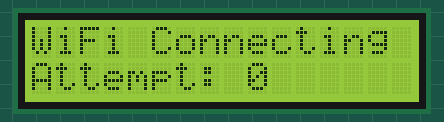
This sketch was run on a simulated ESP32. On the bench: 16×2 character LCD. WiFi joins after 1.5 s; servers stay silent unless stated; what the sketch prints to the serial monitor is not drawn.

Above: at 2.1 s.
At 3.2 s:
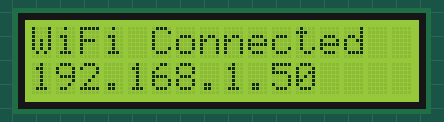
At 6.2 s:
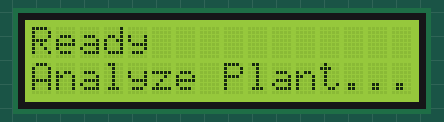

The sketch:

eco_pulse.ino
```cpp
#include <WiFi.h>
#include <DHT.h>
#include <Wire.h>
#include <LiquidCrystal_I2C.h>
#include <WebServer.h>

// Sensor Pins
#define DHTPIN 4
#define DHTTYPE DHT22
#define SOIL_PIN A0
#define LIGHT_PIN 5

// WiFi Credentials
const char* ssid = "Shahul Hameed-2.4G";
const char* password = "0567992340";

DHT dht(DHTPIN, DHTTYPE);
// Common I2C addresses are 0x27 or 0x3F. Trying 0x27 first.
LiquidCrystal_I2C lcd(0x27, 16, 2);
WebServer server(80);

String line1 = "Ready", line2 = "Analyze Plant...";
unsigned long lastScroll = 0;
int scrollPos = 0;

void scrollDisplay(String l1, String l2) {
  lcd.setCursor(0, 0);
  if (l1.length() <= 16) {
    String p1 = l1 + "                ";
    lcd.print(p1.substring(0, 16));
  } else {
    String out1 = l1 + "   ";
    int p = scrollPos % out1.length();
    String disp = out1.substring(p) + out1.substring(0, p);
    while(disp.length() < 16) disp += " ";
    lcd.print(disp.substring(0, 16));
  }

  lcd.setCursor(0, 1);
  if (l2.length() <= 16) {
    String p2 = l2 + "                ";
    lcd.print(p2.substring(0, 16));
  } else {
    String out2 = l2 + "   ";
    int p = scrollPos % out2.length();
    String disp = out2.substring(p) + out2.substring(0, p);
    while(disp.length() < 16) disp += " ";
    lcd.print(disp.substring(0, 16));
  }
}

void setup() {
  Serial.begin(115200);
  delay(1000);
  Serial.println("EcoPulse Starting...");

  lcd.init();
  lcd.backlight();
  lcd.clear();
  lcd.setCursor(0, 0);
  lcd.print("WiFi Connecting");
  Serial.println("LCD OK.");

  Serial.println("Initializing DHT...");
  dht.begin();
  Serial.println("DHT OK.");

  pinMode(LIGHT_PIN, INPUT);
  pinMode(SOIL_PIN, INPUT);

  Serial.print("Connecting to WiFi: ");
  Serial.println(ssid);
  WiFi.begin(ssid, password);
  int retry = 0;
  while (WiFi.status() != WL_CONNECTED && retry < 20) {
    delay(1000);
    Serial.print(".");
    lcd.setCursor(0, 1);
    lcd.print("Attempt: " + String(retry));
    retry++;
  }

  if(WiFi.status() == WL_CONNECTED) {
    lcd.clear();
    lcd.setCursor(0, 0);
    lcd.print("WiFi Connected");
    lcd.setCursor(0, 1);
    lcd.print(WiFi.localIP().toString());
    Serial.println("\nWiFi Connected!");
    Serial.print("IP: ");
    Serial.println(WiFi.localIP());
    delay(3000); // Show IP for 3 seconds
  } else {
    lcd.clear();
    lcd.setCursor(0, 0);
    lcd.print("WiFi Failed");
    Serial.println("\nWiFi Failed (Retry limit reached)");
    delay(3000);
  }

  // Set the default messages for loop()
  line1 = "Ready";
  line2 = "Analyze Plant...";
  lcd.clear();
  lcd.setCursor(0, 0);
  lcd.print(line1);
  lcd.setCursor(0, 1);
  lcd.print(line2);

  server.on("/data", HTTP_GET, []() {
    float h = dht.readHumidity();
    float t = dht.readTemperature();
    int soil_raw = analogRead(SOIL_PIN);
    int light_state = digitalRead(LIGHT_PIN);

    String json = "{";
    json += "\"temperature\":" + String(isnan(t) ? 25.0 : t) + ",";
    json += "\"humidity\":" + String(isnan(h) ? 60.0 : h) + ",";
    json += "\"soil\":" + String(soil_raw) + ",";
    json += "\"light_percent\":" + String(light_state == LOW ? 100 : 0);
    json += "}";
    server.send(200, "application/json", json);
  });

  server.on("/lcd", HTTP_POST, []() {
    if (server.hasArg("line1") && server.hasArg("line2")) {
      line1 = server.arg("line1");
      line2 = server.arg("line2");
      scrollPos = 0; // Reset scroll on new message
      lastScroll = millis(); // Force update
      server.send(200, "text/plain", "OK");
    } else {
      server.send(400, "text/plain", "Missing args");
    }
  });

  server.begin();
}

void loop() {
  server.handleClient();

  if (millis() - lastScroll > 500) {
    lastScroll = millis();
    scrollDisplay(line1, line2);
    scrollPos++;
  }
}
```

Measured:
- what the display in image 0 shows lasts 1.0 s, from 2.1 s to 3.1 s
- what the display in image 1 shows lasts 3.1 s, from 3.1 s to 6.2 s
